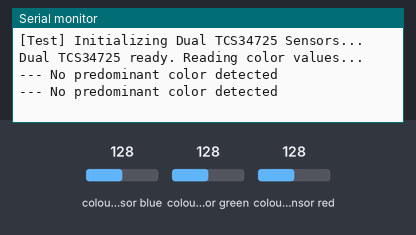
A sketch run on a simulated Arduino Uno, built with avr-gcc and run on an emulated ATmega328P. Parts: the last lines printed to the serial monitor. The test bench sets the inputs (shaded band); at power-on: colour sensor blue 128, colour sensor green 128, colour sensor red 128.

Above: at 1.2 s.
1.3 s: colour sensor blue set to 191
At 2.0 s:
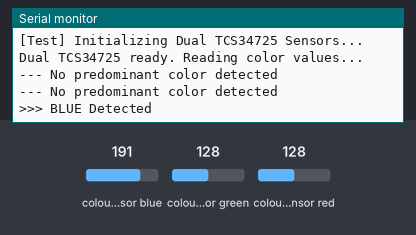
3.9 s: colour sensor green set to 250
At 5.5 s:
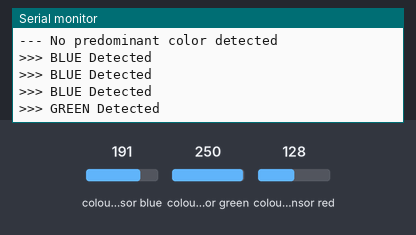

Measured:
- after the input at 1.3 s, the serial monitor: prints a new line at once (image 1)
- after the input at 3.9 s, the serial monitor: prints a new line after 0.73 s (image 2)

The sketch:

RGB_Dual_TCS34725.ino
```cpp
/**
 * ============================================================================
 * Calibration & Test: Dual Adafruit TCS34725 Color Sensors
 * ============================================================================
 * Note: If using two TCS34725 sensors on the same I2C bus, ensure address
 * configuration or multiplexing (TCA9548A / I2C multiplexer / enable pins).
 * ============================================================================
 */

#include <Wire.h>
#include <Adafruit_TCS34725.h>

Adafruit_TCS34725 tcs1 = Adafruit_TCS34725(TCS34725_INTEGRATIONTIME_50MS, TCS34725_GAIN_4X);
Adafruit_TCS34725 tcs2 = Adafruit_TCS34725(TCS34725_INTEGRATIONTIME_50MS, TCS34725_GAIN_4X);

const int RED_THRESHOLD_1   = 1500;
const int GREEN_THRESHOLD_1 = 1500;
const int BLUE_THRESHOLD_1  = 1500;

const int RED_THRESHOLD_2   = 1500;
const int GREEN_THRESHOLD_2 = 1500;
const int BLUE_THRESHOLD_2  = 1500;

void setup() {
  Serial.begin(9600);
  Serial.println(F("[Test] Initializing Dual TCS34725 Sensors..."));

  if (!tcs1.begin() || !tcs2.begin()) {
    Serial.println(F("Warning: One or both TCS34725 sensors not detected. Check I2C wiring."));
  }

  tcs1.setInterrupt(false);
  tcs1.setGain(TCS34725_GAIN_4X);
  tcs1.setIntegrationTime(TCS34725_INTEGRATIONTIME_50MS);

  tcs2.setInterrupt(false);
  tcs2.setGain(TCS34725_GAIN_4X);
  tcs2.setIntegrationTime(TCS34725_INTEGRATIONTIME_50MS);

  Serial.println(F("Dual TCS34725 ready. Reading color values..."));
}

void loop() {
  uint16_t clear1, red1, green1, blue1;
  uint16_t clear2, red2, green2, blue2;

  tcs1.getRawData(&red1, &green1, &blue1, &clear1);
  tcs2.getRawData(&red2, &green2, &blue2, &clear2);

  // Compare thresholds for Sensor 1 / Sensor 2
  if ((red1 > RED_THRESHOLD_1 && red1 > green1 && red1 > blue1) ||
      (red2 > RED_THRESHOLD_2 && red2 > green2 && red2 > blue2)) {
    Serial.println(F(">>> RED Detected"));
    delay(1000);
  } else if ((green1 > GREEN_THRESHOLD_1 && green1 > red1 && green1 > blue1) ||
             (green2 > GREEN_THRESHOLD_2 && green2 > red2 && green2 > blue2)) {
    Serial.println(F(">>> GREEN Detected"));
    delay(1000);
  } else if ((blue1 > BLUE_THRESHOLD_1 && blue1 > red1 && blue1 > green1) ||
             (blue2 > BLUE_THRESHOLD_2 && blue2 > red2 && blue2 > green2)) {
    Serial.println(F(">>> BLUE Detected"));
    delay(1000);
  } else {
    Serial.println(F("--- No predominant color detected"));
    delay(500);
  }
}
```
